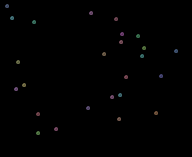
Frame 1 (no input)
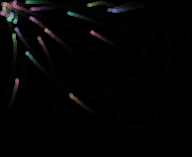
Frame 60 (the mouse pressed at the canvas centre just before this capture)
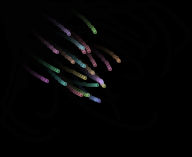
Frame 120 (the mouse held since frame 60 and released just before this capture)

The Processing sketch that drew these frames (run headless with seeded random() and noise(); from frame 60 on, the mouse is pressed at the canvas centre):

// Processing sketch: prueba1
// ── prueba1.pde

Stars estrellas; 
Star  est;
ArrayList<PVector> planetas;


void setup(){
  size(192, 157); 
  background(0); 
  frameRate(25);
  strokeWeight(1);
  estrellas = new Stars(25); // numeros de estrellas
}

void draw(){
  //background(0,20);
  noStroke();
  fill(0,50);
  rect(0,0,width,height);
  estrellas.update();
}

class Star{
  PVector pos, vel, ac;
  int r;
  color c;
  int posN;
  
  Star(int n){
    pos = new PVector(random(5, width-5), random(5, height-5));
    colorMode(HSB,100,100,100);
    c = color(random(100), random(30,50), random(90,100));
    colorMode(RGB,255,255,255);
    r = 3;
    vel = new PVector(random(-2, 2), random(-2, 2));
    ac = new PVector(0,0,0);
    posN = n;
  }
  
  void dibujame(){
    stroke(c,100);
    fill(c,100);
    ellipse((int) pos.x,(int) pos.y,r,r);
  }
  void update(){
    if(mouseX > width || mouseX < 0 || mouseY > height || mouseY < 0){
      ac.set(0,0,0);}
      else{
        float d = dist(pos.x, pos.y, mouseX, mouseY);
        float g = 0.1;
        ac.set(g*(-pos.x+mouseX)/d,g*(-pos.y+mouseY)/d,0); }
    vel.add(ac);
    vel.limit(2);
    
    pos.add(vel);
    
    if ((pos.x > width-r) || (pos.x < r)) {
      vel.x *= -1;
    }
    if ((pos.y > height-r) || (pos.y < r)) {
      vel.y *= -1;
    }
    
  }
  
}

class Stars{
  int nT;
  ArrayList<Star> stars; 
  
  Stars(int N){
    stars = new ArrayList<Star>();
    for(int i = 0; i < N; i++){
      stars.add(new Star(i));
    }
    
    nT = stars.size();
  }
  
  void update(){
     for(Star s : stars){
       //s.ace = 
       s.update();
       s.dibujame();
     } 
  }
  
  
  
}

ArrayList<PVector> planetTrack(){
 
 int numblob = 3;
 ArrayList<PVector> puntos;
 
 puntos = new ArrayList<PVector>();
 for(int i=0; i<3; i++){
   puntos.add(new PVector(30*i,30*i,0));
 }
 return puntos;
}
